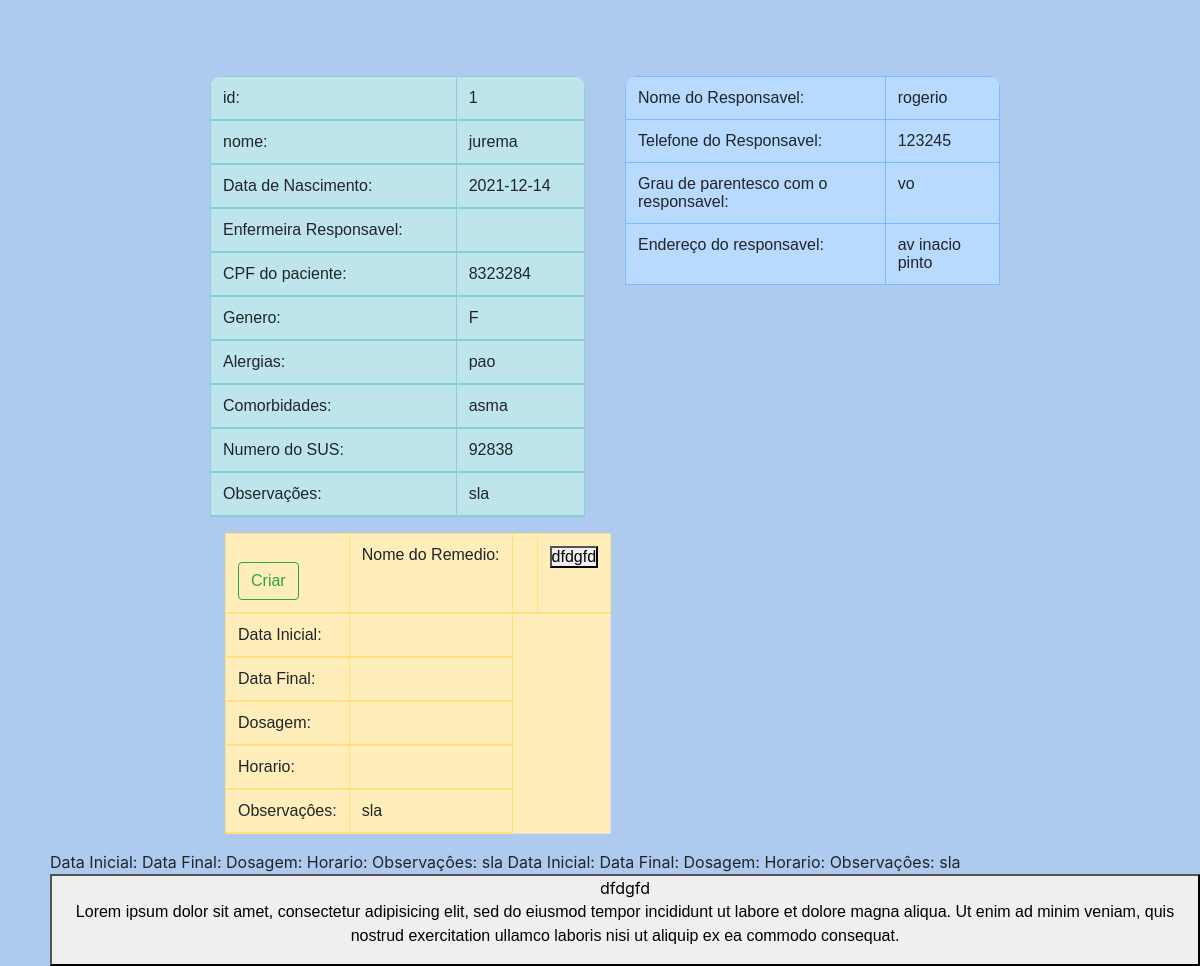
Page /sla/php/sdfigbsg.php?ididoso=1 on the committed database.
### tables this page shows
CREATE TABLE IF NOT EXISTS `idosos` (
  `ididoso` int(11) NOT NULL AUTO_INCREMENT,
  `nome_idoso` varchar(50) NOT NULL,
  `nascimento` date DEFAULT NULL,
  `genero` varchar(1) NOT NULL DEFAULT '',
  `alergia` varchar(50) NOT NULL,
  `comorbidade` varchar(50) NOT NULL,
  `obs` varchar(50) DEFAULT NULL,
  `numero_sus` int(11) NOT NULL DEFAULT 0,
  `cpf` int(11) NOT NULL DEFAULT 0,
  `plano_saude` varchar(3) NOT NULL DEFAULT '',
  `nome_resp` varchar(50) NOT NULL,
  `telefone_resp` int(11) NOT NULL DEFAULT 0,
  `cpf_resp` varchar(50) NOT NULL DEFAULT '0',
  `parentesco` varchar(50) NOT NULL,
  `endereco_resp` varchar(50) NOT NULL,
  PRIMARY KEY (`ididoso`)
);

CREATE TABLE IF NOT EXISTS `utiliza` (
  `idutiliza` int(11) NOT NULL AUTO_INCREMENT,
  `ididoso` int(11) NOT NULL DEFAULT 0,
  `idremedio` int(11) NOT NULL,
  `posologia` int(2) NOT NULL DEFAULT 0,
  `periodo` varchar(50) NOT NULL DEFAULT '0',
  `obs` varchar(50) DEFAULT NULL,
  PRIMARY KEY (`idutiliza`),
  KEY `FK_utiliza_idosos` (`ididoso`),
  KEY `idremedio` (`idremedio`),
  CONSTRAINT `FK_utiliza_idosos` FOREIGN KEY (`ididoso`) REFERENCES `idosos` (`ididoso`) ON DELETE NO ACTION ON UPDATE NO ACTION,
  CONSTRAINT `FK_utiliza_medicamentos` FOREIGN KEY (`idremedio`) REFERENCES `medicamentos` (`idremedio`) ON DELETE NO ACTION ON UPDATE NO ACTION
);

CREATE TABLE IF NOT EXISTS `medicamentos` (
  `idremedio` int(11) NOT NULL AUTO_INCREMENT,
  `nome_remed` varchar(50) NOT NULL DEFAULT '',
  `dosagem` varchar(50) NOT NULL,
  `descricao` varchar(50) NOT NULL DEFAULT '',
  `categoria` varchar(50) NOT NULL DEFAULT '',
  `obs` varchar(50) NOT NULL,
  PRIMARY KEY (`idremedio`)
);

### sla/php/sdfigbsg.php (the view, shortened to what this page needs)
<html>
<head>
    <link rel="stylesheet" href="https://maxcdn.bootstrapcdn.com/bootstrap/4.5.2/css/bootstrap.min.css">
    <link rel="stylesheet" href="css/dadoidoso.css">
</head>
<body>
    <?php
    include('conexao.php');
    $ididoso = $_GET['ididoso'];
    $sql = "select * from idosos where ididoso=$ididoso";
    $rs = mysqli_query($con, $sql);
    while ($linha = mysqli_fetch_array($rs)) {
    ?>
        <div class="tabela-conteiner">
            <div class="um">
                <table class="table table-info table-bordered">
                    <thead>
                        <td> <?php echo 'id: '; ?></td>
                        <td> <?php echo  $linha['ididoso']; ?></tr>
                        <td> <?php echo 'nome: '; ?></td>
                        <td> <?php echo $linha['nome_idoso']; ?></tr>
                        <td> <?php echo 'Data de Nascimento: '; ?></td>
                        <td> <?php echo $linha['nascimento']; ?></tr>
                        <td> <?php echo 'Enfermeira Responsavel: '; ?></td>
                        <td> <?php echo $linha['enfermeira']; ?></tr>
                        <td> <?php echo 'CPF do paciente: '; ?></td>
                        <td> <?php echo $linha['cpf']; ?></tr>
                        <td> <?php echo 'Genero: '; ?></td>
                        <td> <?php echo $linha['genero']; ?></tr>
                        <td> <?php echo 'Alergias: '; ?></td>
                        <td> <?php echo $linha['alergia']; ?></tr>
                        <td> <?php echo 'Comorbidades: '; ?></td>
                        <td> <?php echo $linha['comorbidade']; ?></tr>
                        <td> <?php echo 'Numero do SUS: '; ?></td>
                        <td> <?php echo $linha['numero_sus']; ?></tr>
                        <td> <?php echo 'Observações: '; ?></td>
                        <td> <?php echo $linha['obs']; ?></tr>
                </table>
            </div>
            <div class="dois">
                <table class="table table-primary table-bordered">
                    <td> <?php echo 'Nome do Responsavel: '; ?></td>
                    <td> <?php echo $linha['nome_resp']; ?></tr>
                    <td> <?php echo 'Telefone do Responsavel: '; ?></td>
                    <td> <?php echo $linha['telefone_resp']; ?></tr>
                    <td> <?php echo 'Grau de parentesco com o responsavel: '; ?></td>
                    <td> <?php echo $linha['parentesco']; ?></tr>
                    <td> <?php echo 'Endereço do responsavel: '; ?></td>
                    <td> <?php echo $linha['endereco_resp']; ?></tr>
                </table>
            </div>
        </div>
    <?php }
    ?>
    <?php
    $sql = "select * from utiliza, medicamentos where utiliza.idremedio = medicamentos.idremedio and ididoso=$ididoso";
    $rs = mysqli_query($con, $sql);
    while ($linha = mysqli_fetch_array($rs)) { ?>
        <div class="tabela-conteiner" id="3">
            <div class="remedio">
                <table class="table table-warning table-bordered">
                    <div class="panel">
                        <thead>
                            <td>
                                <form method="POST" class="form" action="dadoidosos.php?ididoso=<?php echo $linha['ididoso'] ?>">
                                    <?php $sql = "SELECT * from utiliza where idremedio=1 and ididoso=1";
                                    $rs = mysqli_query($con, $sql);
                                    while ($linha = mysqli_fetch_array($rs)) { ?>
                                        <input type="hidden" name="idutiliza" value="<?php echo $linha['idutiliza'] ?>"> <?php } ?>
                                    <button class="btn btn-outline-success mt-3" type="submit" name="submit">Criar</button>
                                </form>
                            </td>
                            <td> <?php echo 'Nome do Remedio: '; ?></td>
                            <td> <?php echo $linha['nome_remed'];; ?></td>
                            <td><button class="accordion">dfdgfd</tr>
                    </div>
                    <?php $sql = "select * from utiliza, medicamentos where utiliza.idremedio = medicamentos.idremedio and ididoso=$ididoso";
                    $rs = mysqli_query($con, $sql);
                    while ($linha = mysqli_fetch_array($rs)) { ?>
                        <td> <?php echo 'Data Inicial: '; ?></td>
                        <td> <?php echo $linha['data_inicio']; ?></tr>
                        <td> <?php echo 'Data Final: '; ?></td>
                        <td> <?php echo $linha['data_fim']; ?></tr>
                        <td> <?php echo 'Dosagem: '; ?></td>
                        <td> <?php echo $linha['dosagem']; ?></tr>
                        <td> <?php echo 'Horario: '; ?></td>
                        <td> <?php echo $linha['horario']; ?></tr>
                        <td> <?php echo 'Observaçôes: '; ?></td>
                        <td> <?php echo $linha['obs']; ?></tr>
                </table>
            </div>
        </div>
<?php }
                } ?>
<td><button class="accordion">dfdgfd</tr>
        <div class="panel">
            <p>Lorem ipsum dolor sit amet, consectetur adipisicing elit, sed do eiusmod tempor incididunt ut labore et dolore magna aliqua. Ut enim ad minim veniam, quis nostrud exercitation ullamco laboris nisi ut aliquip ex ea commodo consequat.</p>
        </div>
</body>
</html>

### css/dadoidoso.css (style rules this page uses)
* { margin: 0; padding: 0; box-sizing: border-box; font-family: Helvetica; }
body { background-color: #AECAEF; background-size: cover; margin-top: 7vh; margin-left: 50; }
.tabela-conteiner { margin-left: 150px; display: flex; }
.um { width: 600px; margin-left: 10px; margin-top: 20px; overflow: hidden; border-radius: 12px; }
.dois { width: 600px; margin-left: 40px; margin-top: 20px; overflow: hidden; border-radius: 12px; }
.remedio { display: flex; opacity: 1; margin-right: 25px; margin-left: 25px; border-radius: 10px; }
.tabela-conteiner { margin-right: 200px; }

### rows in the picture
idosos: ididoso "1", nome_idoso "jurema", nascimento "2021-12-14", cpf "8323284", genero "F", alergia "pao", comorbidade "asma", numero_sus "92838", obs "sla", nome_resp "rogerio", telefone_resp "123245", parentesco "vo", endereco_resp "av inacio pinto"
utiliza: idremedio.obs "sla"
utiliza: idremedio.obs "sla"
utiliza: idremedio.obs "sla"
